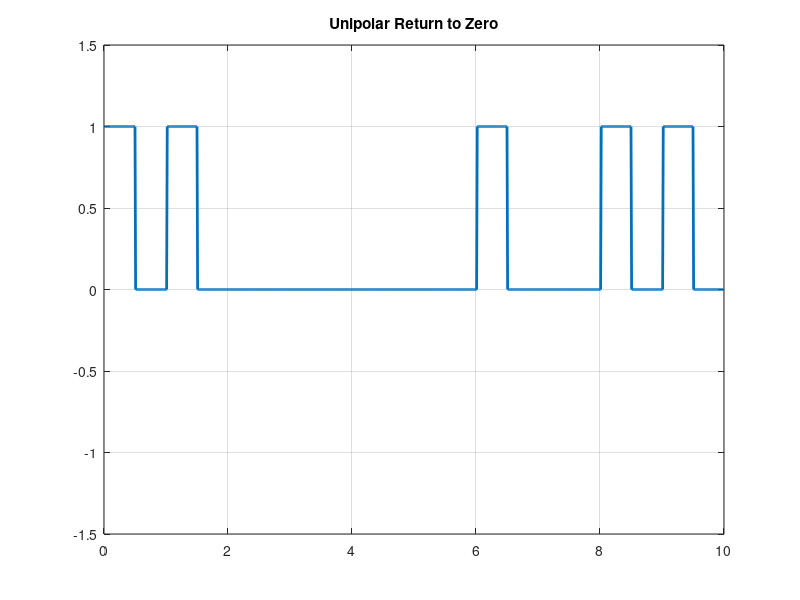

Source code (MATLAB):
clc
clear all
close all

N=10
n=randi([0,1],1,N)

i=1;
a=0
t=0:0.01:N
for j=1:length(t)
    if t(j)>=a && t(j)<=a+0.5
        y(j)=n(i)
    elseif t(j)>a+0.5 && t(j)<=i
        y(j)=0;
    else
        i=i+1
        a=a+1
    end
end

plot(t,y,'linewidth',2)
axis([0,N,-1.5,1.5])
grid on
title('Unipolar Return to Zero')
